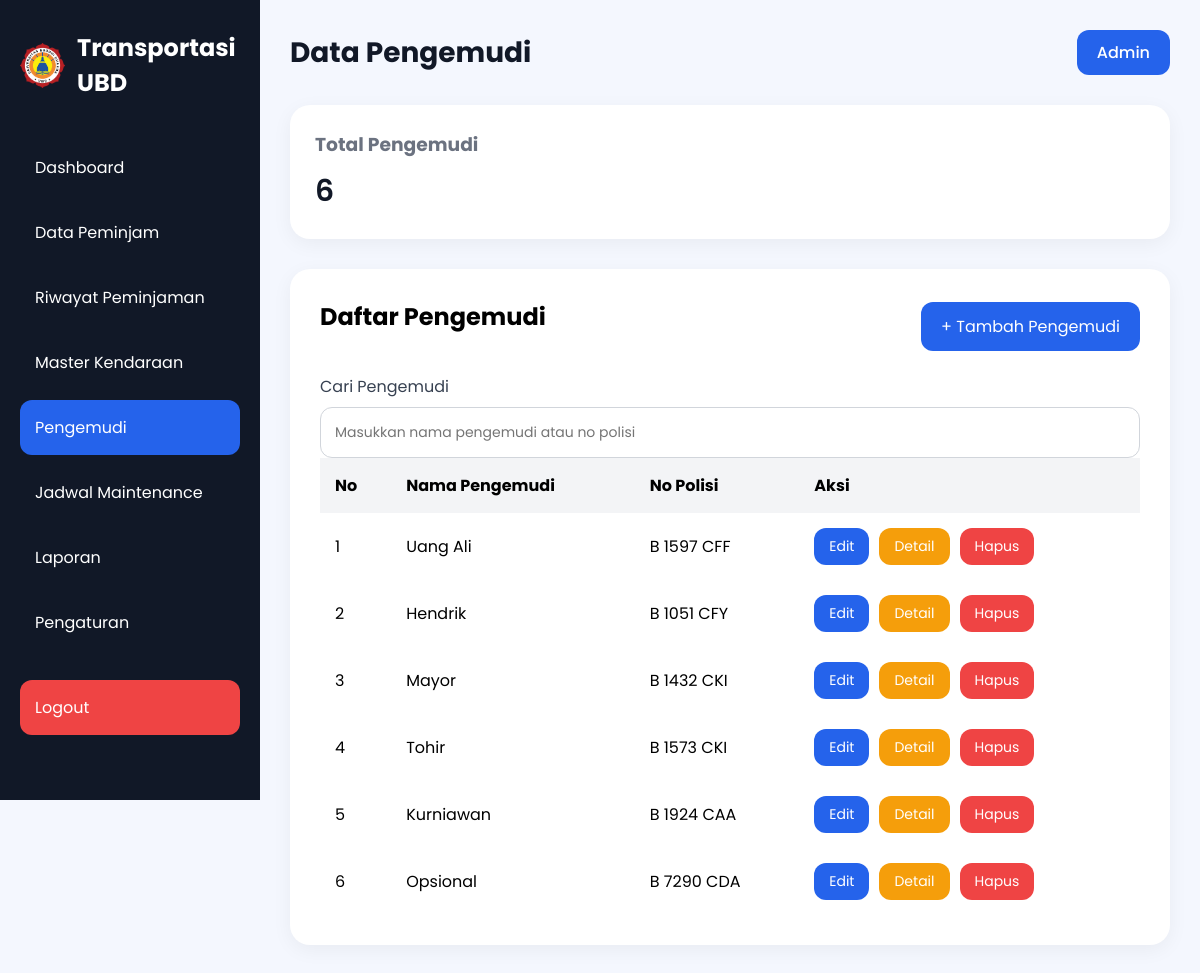
/pengemudi.php (signed in), run on the app's committed database.
### tables this page shows
CREATE TABLE `supir` (
  `id` int(11) NOT NULL,
  `nama_supir` varchar(100) DEFAULT NULL,
  `no_polisi` varchar(15) DEFAULT NULL
);

### pengemudi.php (the view, shortened to what this page needs)
<?php
require_once "config/koneksi.php";
$query = mysqli_query($conn, "
    SELECT *
    FROM supir
    ORDER BY id ASC
");
?>
<!DOCTYPE html>
<html lang="id">
<head>
    <link rel="stylesheet" href="style.css">
</head>
<body>
<div class="container">
    <div class="sidebar">
        <div class="logo">
    <img
        src="logo ubd.png"
        alt="Logo UBD"
        class="logo-img"
    >
    <h2>Transportasi UBD</h2>
</div>
        <ul class="menu">
            <li>
                <a href="index.php">Dashboard</a>
            </li>
            <li>
                <a href="data-peminjam.php">Data Peminjam</a>
            </li>
            <li>
                <a href="riwayat.php">Riwayat Peminjaman</a>
            </li>
            <li>
                <a href="kendaraan.php">Master Kendaraan</a>
            </li>
            <li class="active">
                <a href="pengemudi.php">Pengemudi</a>
            </li>
            <li>
                <a href="jadwal.php">Jadwal Maintenance</a>
            </li>
            <li>
                <a href="laporan.php">Laporan</a>
            </li>
            <li>
                <a href="pengaturan.php">Pengaturan</a>
            </li>
            <li class="logout-menu">
                <a href="proses/logout.php">Logout</a>
            </li>
        </ul>
    </div>
    <div class="main-content">
        <div class="navbar">
            <h1>Data Pengemudi</h1>
            <div class="profile">
                <a href="LOGIN.php">Admin</a>
            </div>
        </div>
        <?php
        $total = mysqli_num_rows($query);
        mysqli_data_seek($query,0);
        ?>
        <div class="cards">
            <div class="card">
                <h3>Total Pengemudi</h3>
                <p><?= $total; ?></p>
            </div>
        </div>
        <div class="table-container">
            <div style="
                display:flex;
                justify-content:space-between;
                align-items:center;
                margin-bottom:20px;
            ">
                <h2>Daftar Pengemudi</h2>
                <button id="btnTambahPengemudi" style="
                    width:auto;
                    padding:12px 20px;
                " class="btn-1">
                    + Tambah Pengemudi
                </button>
            </div>
            <div class="row">
                <div class="input-group">
                    <label>Cari Pengemudi</label>
                   <input type="text" id="searchPengemudi" placeholder="Masukkan nama pengemudi atau no polisi">
                </div>
            </div>
            <table>
            <thead>
                <tr>
                    <th>No</th>
                    <th>Nama Pengemudi</th>
                    <th>No Polisi</th>
                    <th>Aksi</th>
                </tr>
            </thead>
                <tbody id="dataPengemudi">
                    <?php
                    $no = 1;
                    while($row = mysqli_fetch_assoc($query)):
                    ?>
                    <tr>
                        <td><?= $no++; ?></td>
                        <td><?= htmlspecialchars($row['nama_supir']); ?></td>
                        <td><?= htmlspecialchars($row['no_polisi']); ?></td>
                        <td>
                            <div class="action-buttons">
                                <button
                                    class="btn-1 btnEdit"
                                    data-id="<?= $row['id']; ?>"
                                    data-nama="<?= htmlspecialchars($row['nama_supir']); ?>"
                                    data-polisi="<?= htmlspecialchars($row['no_polisi']); ?>"
                                    style="
                                        width:auto;
                                        padding:8px 15px;
                                        font-size:14px;
                                    ">
                                    Edit
                                </button>
                                <button
                                    class="btn-1 btnDetail"
                                    data-id="<?= $row['id']; ?>"
                                    data-nama="<?= htmlspecialchars($row['nama_supir']); ?>"
                                    data-polisi="<?= htmlspecialchars($row['no_polisi']); ?>"
                                    style="
                                        width:auto;
                                        padding:8px 15px;
                                        font-size:14px;
                                        background:#f59e0b;
                                    ">
                                    Detail
                                </button>
                                <button
                                    class="btn-1 btnHapus"
                                    data-id="<?= $row['id']; ?>"
                                    data-nama="<?= htmlspecialchars($row['nama_supir']); ?>"
                                    style="
                                        width:auto;
                                        padding:8px 15px;
                                        font-size:14px;
                                        background:#ef4444;
                                    ">
                                    Hapus
                                </button>
                            </div>
                        </td>
                    </tr>
                    <?php endwhile; ?>
                </tbody>
            </table>
        </div>
    </div>
</div>
</body>
</html>

### style.css (style rules this page uses)
* { margin:0; padding:0; box-sizing:border-box; font-family:'Poppins', sans-serif; }
body { background:#f4f7fe; }
.container { display:flex; }
.sidebar { width:260px; height:100vh; background:#111827; color:white; padding:30px 20px; position:fixed; }
.logo { display:flex; align-items:center; gap:12px; margin-bottom:40px; }
.logo-img { width:45px; height:45px; object-fit:contain; }
.logo h2 { font-size:24px; }
.menu { list-style:none; }
.menu li { padding:15px; margin-bottom:10px; border-radius:12px; cursor:pointer; transition:0.3s; }
.menu .active { background:#2563eb; }
.main-content { margin-left:260px; width:100%; padding:30px; }
.navbar { display:flex; justify-content:space-between; align-items:center; margin-bottom:30px; }
.navbar h1 { font-size:28px; color:#111827; }
.profile { background:#2563eb; padding:10px 20px; border-radius:12px; }
.profile a { color:white; text-decoration:none; font-weight:500; display:block; }
.cards { display:grid; grid-template-columns:repeat(auto-fit,minmax(220px,1fr)); gap:20px; margin-bottom:30px; }
.card { background:white; padding:25px; border-radius:20px; box-shadow:0 5px 20px rgba(0,0,0,0.05); }
.card h3 { color:#6b7280; margin-bottom:10px; }
.card p { font-size:30px; font-weight:600; color:#111827; }
.input-group { display:flex; flex-direction:column; width:100%; min-width:0; }
.input-group label { margin-bottom:8px; color:#374151; }
.input-group input, .input-group textarea, .input-group select { width:100%; max-width:100%; padding:14px; border:1px solid #d1d5db; border-radius:12px; outline:none; font-size:14px; box-sizing:border-box; }
.row { display:flex; gap:20px; }
.btn-1 { width:100%; padding:15px; border:none; background:#2563eb; color:white; border-radius:12px; font-size:16px; cursor:pointer; transition:0.3s; }
.table-container { background:white; padding:30px; border-radius:20px; box-shadow:0 5px 20px rgba(0,0,0,0.05); }
.table-container h2 { margin-bottom:20px; }
table { width:100%; border-collapse:collapse; }
table th, table td { padding:15px; text-align:left; }
table th { background:#f3f4f6; }
.menu li a { text-decoration: none; color: white; display: block; width: 100%; }
.action-buttons { display:flex; flex-direction:row; gap:10px; align-items:center; }
.logout-menu { margin-top:30px; background:#ef4444; border-radius:12px; }
.logout-menu a { color:white; text-decoration:none; display:block; }

### data on the page
supir: nama_supir "Uang Ali", no_polisi "B 1597 CFF"
supir: nama_supir "Hendrik", no_polisi "B 1051 CFY"
supir: nama_supir "Mayor", no_polisi "B 1432 CKI"
supir: nama_supir "Tohir", no_polisi "B 1573 CKI"
supir: nama_supir "Kurniawan", no_polisi "B 1924 CAA"
supir: nama_supir "Opsional", no_polisi "B 7290 CDA"

### other printed values
$total "6"
